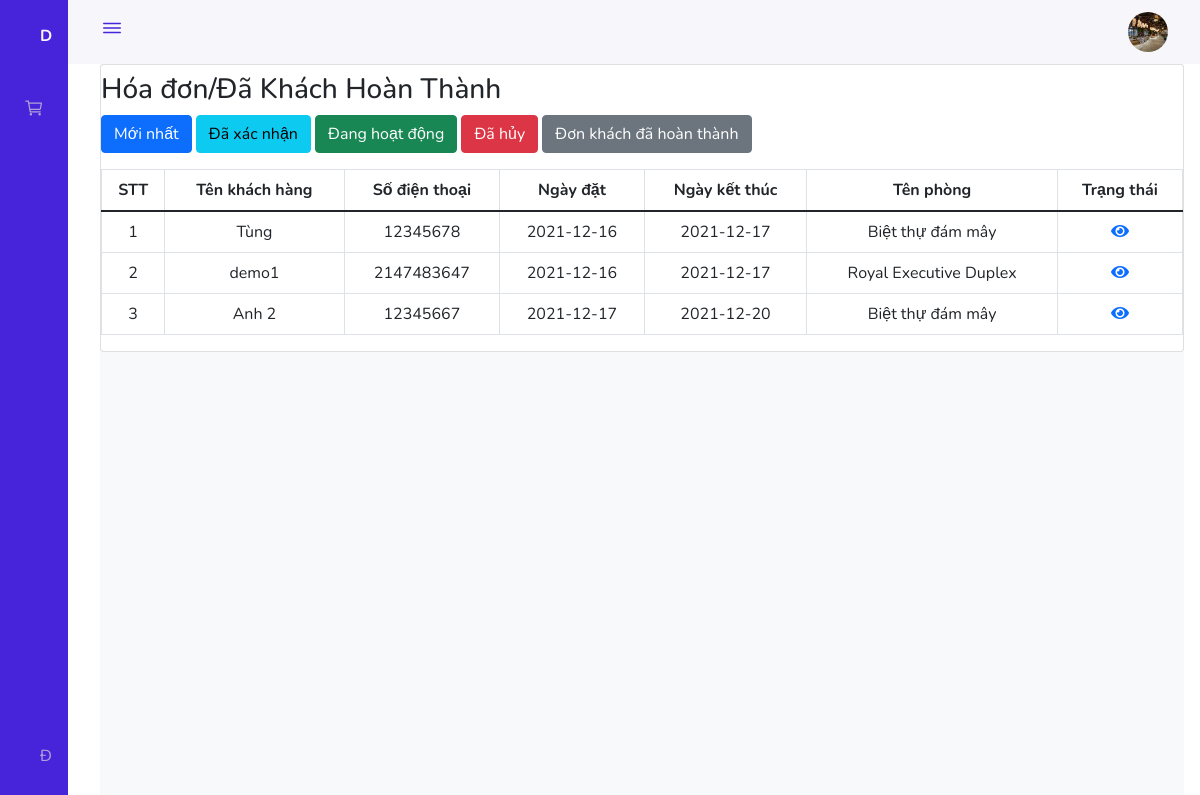
The app's page /Admin/Reserver_employee/index.php?completed (signed in) with its own data.
### tables this page shows
CREATE TABLE `customers` (
  `id_customers` int(11) NOT NULL,
  `email` varchar(255) NOT NULL,
  `pass` varchar(255) NOT NULL,
  `sdt` int(10) NOT NULL,
  `full_name` varchar(255) NOT NULL,
  `img` varchar(255) NOT NULL,
  `address` varchar(255) NOT NULL,
  `status` int(11) NOT NULL DEFAULT 1
);

CREATE TABLE `reserver` (
  `id_reserver` int(11) NOT NULL,
  `id_customers` int(11) NOT NULL,
  `start_date` date NOT NULL,
  `end_date` date NOT NULL,
  `status` varchar(3000) NOT NULL DEFAULT 'Chờ xác nhận',
  `id_voucher` int(11) DEFAULT NULL,
  `number_people` int(11) NOT NULL
);

CREATE TABLE `villa` (
  `id_villa` int(11) NOT NULL,
  `name` varchar(255) NOT NULL,
  `images` varchar(255) NOT NULL,
  `villa_category_id` int(11) NOT NULL,
  `price` int(10) NOT NULL,
  `desciption` varchar(255) NOT NULL,
  `quantity` int(11) NOT NULL,
  `area` int(11) NOT NULL,
  `view` varchar(255) NOT NULL,
  `price_sale` int(11) NOT NULL DEFAULT 0,
  `bedrooms` int(11) NOT NULL DEFAULT 1,
  `status` int(11) NOT NULL DEFAULT 1,
  `img1` varchar(255) NOT NULL,
  `img2` varchar(255) NOT NULL,
  `img3` varchar(255) NOT NULL
);

### Admin/Reserver_employee/index.php (called while the page is built, shortened)
<?php
require_once '../../global.php';
require_once '../../Dao/Pdo.php';
require_once '../../Dao/Reserve.php';
extract($_REQUEST);
if (exist_params('btn_insert')) {
    $start_date = $_POST["start_date"];
    $end_date = $_POST["end_date"];
    if (isset($_POST["id_voucher"]) && !empty($_POST["id_voucher"])) {
        $data = [
            "id_customers" => $_POST["id_customers"],
            "start_date" => $start_date,
            "end_date" => $end_date,
            "status" => 'Chờ xác nhận',
            "id_voucher" => $_POST["id_voucher"],
            "number_people" => $_POST['quantity']
        ];
        if (insert_reserve($data) == true) {
            $id_reserver = select_one_reserve();
            foreach ($_SESSION['cart'] as $key => $value) {
                if (isset($_SESSION['cart_option']) || !empty($_SESSION['cart_option'])) {
                    foreach ($_SESSION['cart_option'] as $key => $value_option) {
                        insert_id_villa_reserve(intval($id_reserver['id_reserver']), intval($value['id_villa']), intval($value_option['id']));
                    }
                } else {
                    insert_id_villa_not_service_reserve(intval($id_reserver['id_reserver']), intval($value['id_villa']));
                }
            }
            $_SESSION['message'] = "Đặt thành công!";
            unset($_SESSION['cart']);
            unset($_SESSION['cart_option']);
            unset($_SESSION['voucher']);
            unset($_SESSION['voucher_sales']);
            header('location: ' . $LAYOUT_URL . '/login.php');
            die;
        }
    } else {
        $data = [
            "id_customers" => $_POST["id_customers"],
            "start_date" => $start_date,
            "end_date" => $end_date,
            "status" => 'Chờ xác nhận',
            "number_people" => $_POST['quantity']
        ];
        if (insert_not_voucher_reserve($data) == true) {
            $id_reserver = select_one_reserve();
            foreach ($_SESSION['cart'] as $key => $value) {
                if (isset($_SESSION['cart_option']) || !empty($_SESSION['cart_option'])) {
                    foreach ($_SESSION['cart_option'] as $key => $value_option) {
                        insert_id_villa_reserve(intval($id_reserver['id_reserver']), intval($value['id_villa']), intval($value_option['id']));
                    }
                } else {
                    insert_id_villa_not_service_reserve(intval($id_reserver['id_reserver']), intval($value['id_villa']));
                }
            }
            $_SESSION['message'] = "Đặt thành công!";
            unset($_SESSION['cart']);
            unset($_SESSION['cart_option']);
            unset($_SESSION['voucher']);
            unset($_SESSION['voucher_sales']);
            header('location: ' . $LAYOUT_URL . '/login.php');
            die;
        }
    }
} elseif (exist_params('confirmed')) {
    $data = select_all_reserver_where("Đặt thành công");
    $VIEW_NAME = 'confirmed.php';
} elseif (exist_params('active')) {
    $data = select_all_reserver_where("Đang hoạt động");
    $VIEW_NAME = 'active.php';
} elseif (exist_params('cancel')) {
    $data = select_all_reserver_where("Hủy");
    $VIEW_NAME = 'cancel.php';
} elseif (exist_params('completed')) {
    $data = select_all_reserver_where("Hoàn thành");
} elseif (exist_params('details')) {
    $id = $_GET['details'];
    $data = select_one_villa_reserver($id);
    $VIEW_NAME = 'details.php';
} else {
    $data = select_all_reserver_where("Chờ xác nhận");
    $VIEW_NAME = 'list.php';
}
require_once '../employee_layout.php';

### Dao/Pdo.php (called while the page is built, shortened)
<?php
function pdo_get_connection()
{
    $dburl = "mysql:host=localhost;dbname=villa_flamingo";
    $username = "root";
    $password = "";
    $conn = new PDO($dburl, $username, $password);
    $conn->setAttribute(PDO::ATTR_ERRMODE, PDO::ERRMODE_EXCEPTION);
    return $conn;
}
function pdo_query($sql)
{
    try {
        $conn = pdo_get_connection();
        $stmt = $conn->prepare($sql);
        $stmt->execute();
        $rows = $stmt->fetchAll();
        return $rows;
    } catch (PDOException $e) {
        echo "lỗi: ";
        $e->getMessage();
    } finally {
        unset($conn);
    }
}

### Dao/Reserve.php (called while the page is built, shortened)
<?php
function select_all_reserver_where($status)
{
    $sql = "SELECT *,id_reserver , customers.full_name as cus_name, customers.sdt as cus_sdt, reserver.start_date as start_date, reserver.end_date as end_date, reserver.status as status,  villa.name as name_villa  FROM  reserver JOIN reserver_details ON reserver_details.reserve_id = reserver.id_reserver JOIN villa ON villa.id_villa = reserver_details.villa_id JOIN customers on customers.id_customers = reserver.id_customers WHERE  `reserver`.`status`= '" . $status . "'  ORDER BY id_reserver  DESC";
    return pdo_query($sql);
}

### Admin/Reserver_employee/completed.php (the view, shortened to what this page needs)
<h3 class="pt-2">Hóa đơn/Đã Khách Hoàn Thành</h3>
<div class="row mb-3">
    <div class="col">
        <a href="?new" class="btn btn-primary">Mới nhất</a>
        <a href="?confirmed" class="btn btn-info">Đã xác nhận</a>
        <a href="?active" class="btn btn-success">Đang hoạt động</a>
        <a href="?cancel" class="btn btn-danger">Đã hủy</a>
        <a href="?completed" class="btn btn-secondary">Đơn khách đã hoàn thành</a>
    </div>
</div>
<?php
$formatted_array = array();
foreach ($data as $element) {
    $formatted_array[$element['id_reserver']][] = $element;
}
?>
<table   id="tablecontact" class="table text-center table-bordered">
    <thead>
        <tr>
            <th scope="col">STT</th>
            <th scope="col">Tên khách hàng</th>
            <th scope="col">Số điện thoại</th>
            <th scope="col">Ngày đặt</th>
            <th scope="col">Ngày kết thúc</th>
            <th scope="col">Tên phòng</th>
            <th scope="col">Trạng thái</th>
        </tr>
    </thead>
    <?php $i =1; foreach ($formatted_array as $row) : ?>
        <tr>
            <td rowspan="<?= count($row) ?>"><?= $i++; ?></td>
            <td rowspan="<?= count($row) ?>"><?= $row[0]['cus_name'] ?></td>
            <td rowspan="<?= count($row) ?>"><?= $row[0]['cus_sdt'] ?></td>
            <td rowspan="<?= count($row) ?>"><?= $row[0]['start_date'] ?></td>
            <td rowspan="<?= count($row) ?>"><?= $row[0]['end_date'] ?></td>
            <?php foreach ($row as $value) : ?>
                <td><?= $value['name_villa'] ?></td>
                <td>
                    <a href="index.php?details=<?= $value['id_reserver'] ?>" style="cursor: pointer;" class="fas fa-eye"></a>
                </td>
        </tr>
        <?php endforeach; ?>
    <?php endforeach; ?>
</table>

### Content/CSS/admins.css (style rules this page uses)
:root { --header-height: 3rem; --nav-width: 68px; --first-color: #4723D9; --first-color-light: #AFA5D9; --white-color: #F7F6FB; --body-font: 'Nunito', sans-serif; --normal-font-size: 1rem; --z-fixed: 100 }
body { position: relative; margin: var(--header-height) 0 0 0; padding: 0 1rem; font-family: var(--body-font); font-size: var(--normal-font-size); transition: .5s }
a { text-decoration: none }
@media screen and (min-width: 768px) { body { margin: calc(var(--header-height) + 1rem) 0 0 0; padding-left: calc(var(--nav-width) + 2rem) } }

### records on screen
customers: full_name "Tùng", sdt "12345678"
reserver: start_date "2021-12-16", end_date "2021-12-17", villa.name "Biệt thự đám mây"
customers: full_name "demo1", sdt "2147483647"
reserver: start_date "2021-12-16", end_date "2021-12-17", villa.name "Royal Executive Duplex"
customers: full_name "Anh 2", sdt "12345667"
reserver: start_date "2021-12-17", end_date "2021-12-20", villa.name "Biệt thự đám mây"
